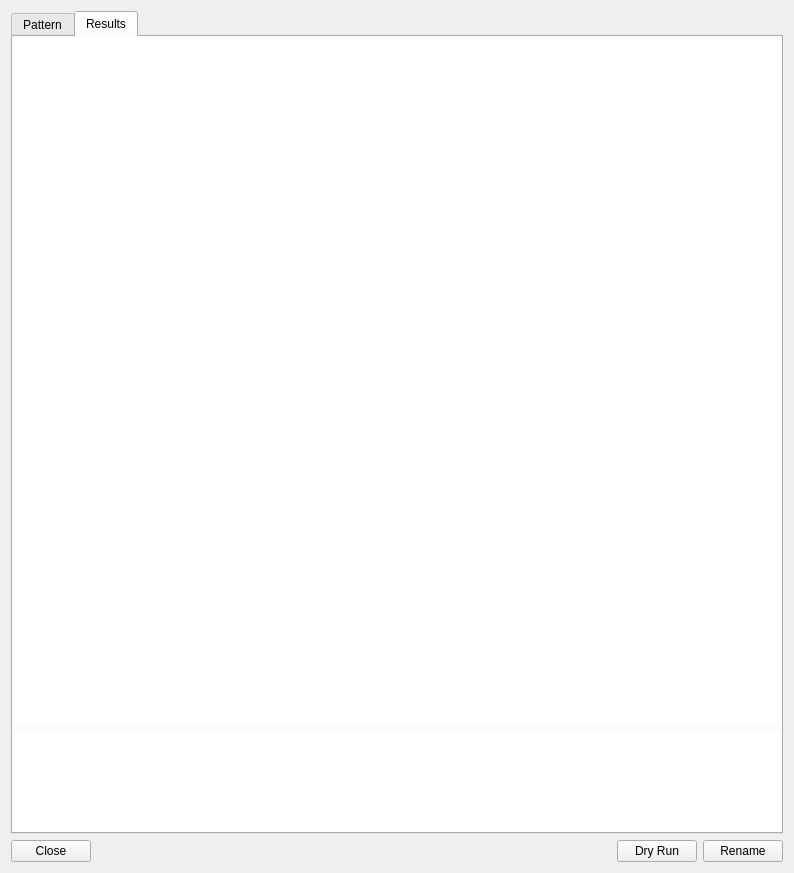
<?xml version="1.0" encoding="UTF-8"?>
<ui version="4.0">
 <class>Renamer</class>
 <widget class="QDialog" name="Renamer">
  <property name="windowModality">
   <enum>Qt::WindowModal</enum>
  </property>
  <property name="geometry">
   <rect>
    <x>0</x>
    <y>0</y>
    <width>794</width>
    <height>873</height>
   </rect>
  </property>
  <property name="windowTitle">
   <string>Renamer</string>
  </property>
  <property name="windowIcon">
   <iconset resource="../MediaElch.qrc">
    <normaloff>:/img/MediaElch.png</normaloff>:/img/MediaElch.png</iconset>
  </property>
  <property name="modal">
   <bool>true</bool>
  </property>
  <layout class="QVBoxLayout" name="verticalLayout" stretch="0,0">
   <item>
    <widget class="QTabWidget" name="tabWidget">
     <property name="currentIndex">
      <number>1</number>
     </property>
     <widget class="QWidget" name="tab">
      <attribute name="title">
       <string>Pattern</string>
      </attribute>
      <layout class="QVBoxLayout" name="verticalLayout_2">
       <item>
        <widget class="QLabel" name="helpLabel">
         <property name="text">
          <string notr="true">Help</string>
         </property>
         <property name="wordWrap">
          <bool>true</bool>
         </property>
         <property name="openExternalLinks">
          <bool>true</bool>
         </property>
        </widget>
       </item>
       <item>
        <widget class="QLabel" name="infoLabel">
         <property name="text">
          <string notr="true">Info</string>
         </property>
         <property name="wordWrap">
          <bool>true</bool>
         </property>
        </widget>
       </item>
       <item>
        <widget class="RenamerPlaceholders" name="placeholders" native="true"/>
       </item>
       <item>
        <layout class="QGridLayout" name="gridLayout">
         <item row="5" column="0">
          <widget class="QCheckBox" name="chkSeasonDirectories">
           <property name="text">
            <string>Use Season Directories</string>
           </property>
           <property name="checked">
            <bool>true</bool>
           </property>
          </widget>
         </item>
         <item row="2" column="0">
          <widget class="QLabel" name="label_15">
           <property name="text">
            <string>Multi-File Naming</string>
           </property>
          </widget>
         </item>
         <item row="4" column="1">
          <widget class="QLineEdit" name="directoryNaming">
           <property name="inputMask">
            <string notr="true"/>
           </property>
           <property name="text">
            <string>&lt;title&gt; (&lt;year&gt;)</string>
           </property>
          </widget>
         </item>
         <item row="3" column="0">
          <widget class="QCheckBox" name="chkDirectoryNaming">
           <property name="text">
            <string>Rename Directories</string>
           </property>
           <property name="checked">
            <bool>true</bool>
           </property>
          </widget>
         </item>
         <item row="0" column="0">
          <widget class="QCheckBox" name="chkFileNaming">
           <property name="text">
            <string>Rename Files</string>
           </property>
           <property name="checked">
            <bool>true</bool>
           </property>
          </widget>
         </item>
         <item row="2" column="1">
          <widget class="QLineEdit" name="fileNamingMulti">
           <property name="inputMask">
            <string notr="true"/>
           </property>
           <property name="text">
            <string>&lt;title&gt;-part&lt;partNo&gt;.&lt;extension&gt;</string>
           </property>
          </widget>
         </item>
         <item row="4" column="0">
          <widget class="QLabel" name="label">
           <property name="text">
            <string>Directory Naming</string>
           </property>
          </widget>
         </item>
         <item row="1" column="1">
          <widget class="QLineEdit" name="fileNaming">
           <property name="inputMask">
            <string notr="true"/>
           </property>
           <property name="text">
            <string>&lt;title&gt;.&lt;extension&gt;</string>
           </property>
          </widget>
         </item>
         <item row="1" column="0">
          <widget class="QLabel" name="label_2">
           <property name="text">
            <string>File Naming</string>
           </property>
          </widget>
         </item>
         <item row="6" column="0">
          <widget class="QLabel" name="labelSeasonDirectory">
           <property name="text">
            <string>Season Directory Naming</string>
           </property>
          </widget>
         </item>
         <item row="6" column="1">
          <widget class="QLineEdit" name="seasonNaming">
           <property name="text">
            <string>Season &lt;season&gt;</string>
           </property>
          </widget>
         </item>
        </layout>
       </item>
       <item>
        <spacer name="verticalSpacer">
         <property name="orientation">
          <enum>Qt::Vertical</enum>
         </property>
         <property name="sizeHint" stdset="0">
          <size>
           <width>20</width>
           <height>40</height>
          </size>
         </property>
        </spacer>
       </item>
      </layout>
     </widget>
     <widget class="QWidget" name="tab_2">
      <attribute name="title">
       <string>Results</string>
      </attribute>
      <layout class="QVBoxLayout" name="verticalLayout_3">
       <property name="leftMargin">
        <number>0</number>
       </property>
       <property name="topMargin">
        <number>0</number>
       </property>
       <property name="rightMargin">
        <number>0</number>
       </property>
       <property name="bottomMargin">
        <number>0</number>
       </property>
       <item>
        <widget class="QTableWidget" name="resultsTable">
         <property name="frameShape">
          <enum>QFrame::NoFrame</enum>
         </property>
         <property name="frameShadow">
          <enum>QFrame::Plain</enum>
         </property>
         <property name="editTriggers">
          <set>QAbstractItemView::NoEditTriggers</set>
         </property>
         <attribute name="horizontalHeaderVisible">
          <bool>false</bool>
         </attribute>
         <attribute name="horizontalHeaderDefaultSectionSize">
          <number>100</number>
         </attribute>
         <attribute name="verticalHeaderVisible">
          <bool>false</bool>
         </attribute>
         <attribute name="verticalHeaderDefaultSectionSize">
          <number>22</number>
         </attribute>
         <attribute name="verticalHeaderMinimumSectionSize">
          <number>22</number>
         </attribute>
         <column>
          <property name="text">
           <string notr="true">Neue Spalte</string>
          </property>
         </column>
         <column>
          <property name="text">
           <string notr="true">Neue Spalte</string>
          </property>
         </column>
         <column>
          <property name="text">
           <string notr="true">Neue Spalte</string>
          </property>
         </column>
        </widget>
       </item>
       <item>
        <widget class="QTextEdit" name="results">
         <property name="maximumSize">
          <size>
           <width>16777215</width>
           <height>100</height>
          </size>
         </property>
         <property name="frameShape">
          <enum>QFrame::NoFrame</enum>
         </property>
         <property name="frameShadow">
          <enum>QFrame::Plain</enum>
         </property>
         <property name="readOnly">
          <bool>true</bool>
         </property>
         <property name="html">
          <string notr="true">&lt;!DOCTYPE HTML PUBLIC &quot;-//W3C//DTD HTML 4.0//EN&quot; &quot;http://www.w3.org/TR/REC-html40/strict.dtd&quot;&gt;
&lt;html&gt;&lt;head&gt;&lt;meta name=&quot;qrichtext&quot; content=&quot;1&quot; /&gt;&lt;style type=&quot;text/css&quot;&gt;
p, li { white-space: pre-wrap; }
&lt;/style&gt;&lt;/head&gt;&lt;body style=&quot; font-family:'.SF NS Text'; font-size:13pt; font-weight:400; font-style:normal;&quot;&gt;
&lt;p style=&quot;-qt-paragraph-type:empty; margin-top:0px; margin-bottom:0px; margin-left:0px; margin-right:0px; -qt-block-indent:0; text-indent:0px;&quot;&gt;&lt;br /&gt;&lt;/p&gt;&lt;/body&gt;&lt;/html&gt;</string>
         </property>
        </widget>
       </item>
      </layout>
     </widget>
    </widget>
   </item>
   <item>
    <layout class="QHBoxLayout" name="horizontalLayout">
     <item>
      <widget class="QPushButton" name="btnClose">
       <property name="text">
        <string>Close</string>
       </property>
       <property name="autoDefault">
        <bool>false</bool>
       </property>
      </widget>
     </item>
     <item>
      <spacer name="horizontalSpacer">
       <property name="orientation">
        <enum>Qt::Horizontal</enum>
       </property>
       <property name="sizeHint" stdset="0">
        <size>
         <width>40</width>
         <height>20</height>
        </size>
       </property>
      </spacer>
     </item>
     <item>
      <widget class="QPushButton" name="btnDryRun">
       <property name="text">
        <string>Dry Run</string>
       </property>
       <property name="autoDefault">
        <bool>false</bool>
       </property>
      </widget>
     </item>
     <item>
      <widget class="QPushButton" name="btnRename">
       <property name="text">
        <string>Rename</string>
       </property>
       <property name="autoDefault">
        <bool>false</bool>
       </property>
      </widget>
     </item>
    </layout>
   </item>
  </layout>
 </widget>
 <customwidgets>
  <customwidget>
   <class>RenamerPlaceholders</class>
   <extends>QWidget</extends>
   <header>renamer/RenamerPlaceholders.h</header>
   <container>1</container>
  </customwidget>
 </customwidgets>
 <tabstops>
  <tabstop>chkFileNaming</tabstop>
  <tabstop>fileNaming</tabstop>
  <tabstop>fileNamingMulti</tabstop>
  <tabstop>chkDirectoryNaming</tabstop>
  <tabstop>directoryNaming</tabstop>
  <tabstop>chkSeasonDirectories</tabstop>
  <tabstop>seasonNaming</tabstop>
  <tabstop>btnClose</tabstop>
  <tabstop>btnDryRun</tabstop>
  <tabstop>btnRename</tabstop>
 </tabstops>
 <resources>
  <include location="../MediaElch.qrc"/>
 </resources>
 <connections>
  <connection>
   <sender>btnClose</sender>
   <signal>clicked()</signal>
   <receiver>Renamer</receiver>
   <slot>reject()</slot>
   <hints>
    <hint type="sourcelabel">
     <x>338</x>
     <y>444</y>
    </hint>
    <hint type="destinationlabel">
     <x>375</x>
     <y>286</y>
    </hint>
   </hints>
  </connection>
 </connections>
</ui>
